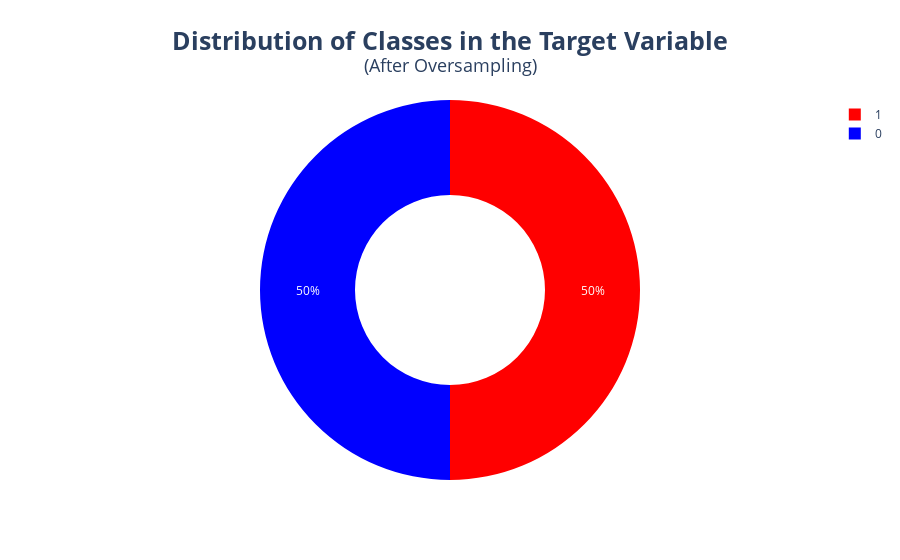

The notebook cell this image was saved under:
### Code cell
# Pie plot
fig = px.pie(y_train_oversampled, names = y_train_oversampled.values, hole = .5)
fig.update_traces(marker=dict(colors=['red', 'blue']))

# Layout
fig.update_layout(title = {'text':'<b>Distribution of Classes in the Target Variable</b><br><sup>(After Oversampling)</sup>',
                           'x': 0.5,
                           'xanchor': 'center',
                           'yanchor': 'top',
                           'font': {
                               'size': 25
                           }},
                  margin=dict(t=100)
                 )
fig.show()

### Figure 1 — Plotly figure (JSON) as saved in the notebook; plotly's stock layout.template omitted (floating-point values rounded to 4 significant figures; data arrays with more than 128 entries replaced by an {"elided": "..."} marker saying what was removed)
{"data": [{"domain": {"x": [0, 1], "y": [0, 1]}, "hole": 0.5, "hovertemplate": "label=%{label}<extra></extra>", "labels": {"elided": "566 int values"}, "legendgroup": "", "marker": {"colors": ["red", "blue"]}, "name": "", "showlegend": true, "type": "pie"}], "layout": {"legend": {"tracegroupgap": 0}, "margin": {"t": 100}, "title": {"font": {"size": 25}, "text": "<b>Distribution of Classes in the Target Variable</b><br><sup>(After Oversampling)</sup>", "x": 0.5, "xanchor": "center", "yanchor": "top"}}}
